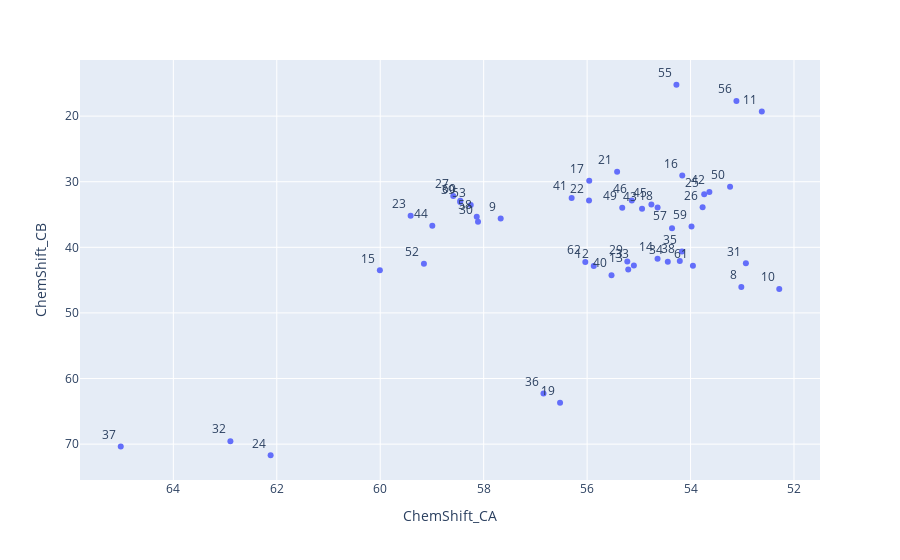

The cell this chart's notebook holds for it:
### Code cell
fig = df_2D.plot(x=f"ChemShift_{dimX}", y=f"ChemShift_{dimY}", kind="scatter", 
                 backend="plotly", text=df_2D.index,
          )

fig.update_xaxes(
    autorange="reversed")
fig.update_yaxes(
    autorange="reversed")
fig.update_traces(textposition='top left')

### Figure 1 — Plotly figure (JSON) as saved in the notebook; plotly's stock layout.template omitted (floating-point values rounded to 4 significant figures)
{"data": [{"hovertemplate": "ChemShift_CA=%{x}<br>ChemShift_CB=%{y}<br>Seq_ID=%{text}<extra></extra>", "legendgroup": "", "marker": {"color": "#636efa", "symbol": "circle"}, "mode": "markers+text", "name": "", "orientation": "v", "showlegend": false, "text": [8, 9, 10, 11, 12, 13, 14, 15, 16, 17, 18, 19, 21, 22, 23, 24, 25, 26, 27, 29, 30, 31, 32, 33, 34, 35, 36, 37, 38, 39, 40, 41, 42, 43, 44, 45, 46, 49, 50, 52, 53, 55, 56, 57, 58, 59, 60, 61, 62], "textposition": "top left", "type": "scatter", "x": [53.02, 57.67, 52.28, 52.62, 55.87, 55.2, 54.64, 60.01, 54.16, 55.96, 54.64, 56.52, 55.42, 55.96, 59.41, 62.12, 53.74, 53.77, 58.59, 55.22, 58.11, 52.93, 62.9, 55.1, 54.44, 54.17, 56.84, 65.02, 54.21, 58.45, 55.53, 56.3, 53.64, 54.94, 58.99, 54.76, 55.14, 55.32, 53.24, 59.16, 58.25, 54.27, 53.11, 54.36, 58.13, 53.98, 58.45, 53.95, 56.03], "xaxis": "x", "y": [46.05, 35.59, 46.36, 19.29, 42.85, 43.39, 41.74, 43.49, 29.04, 29.87, 33.92, 63.69, 28.48, 32.86, 35.17, 71.69, 31.91, 33.9, 32.17, 42.16, 36.11, 42.43, 69.56, 42.78, 42.22, 40.63, 62.3, 70.36, 42.09, 33.1, 44.24, 32.49, 31.56, 34.11, 36.72, 33.48, 32.86, 33.97, 30.77, 42.5, 33.53, 15.22, 17.68, 37.09, 35.35, 36.84, 32.91, 42.8, 42.23], "yaxis": "y"}], "layout": {"legend": {"tracegroupgap": 0}, "margin": {"t": 60}, "xaxis": {"anchor": "y", "autorange": "reversed", "domain": [0, 1], "title": {"text": "ChemShift_CA"}}, "yaxis": {"anchor": "x", "autorange": "reversed", "domain": [0, 1], "title": {"text": "ChemShift_CB"}}}}
